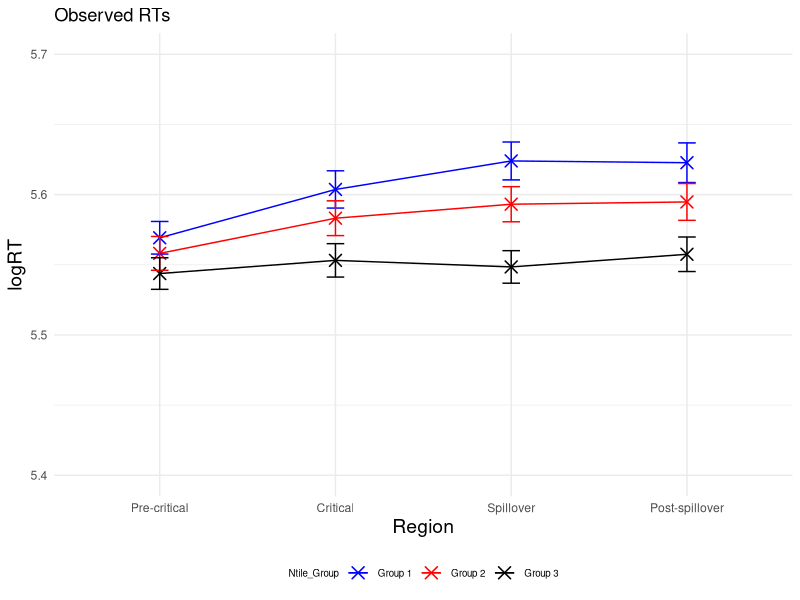
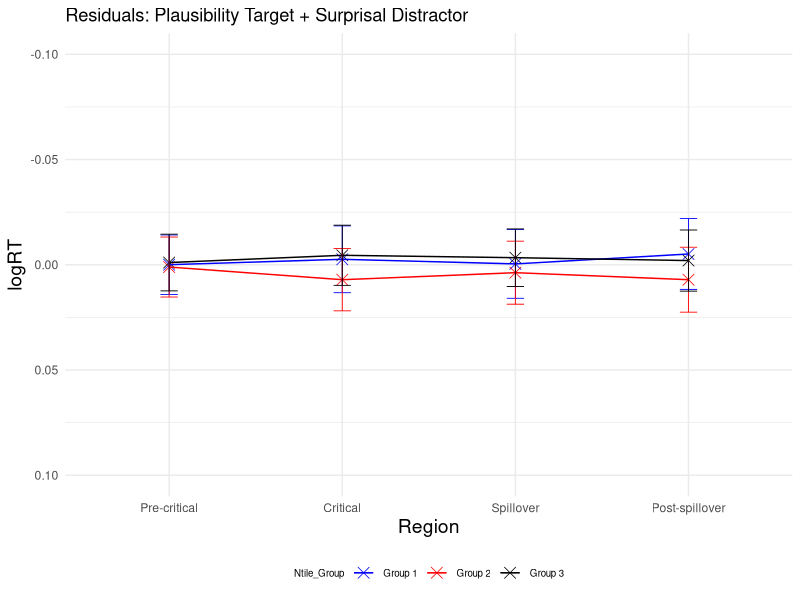
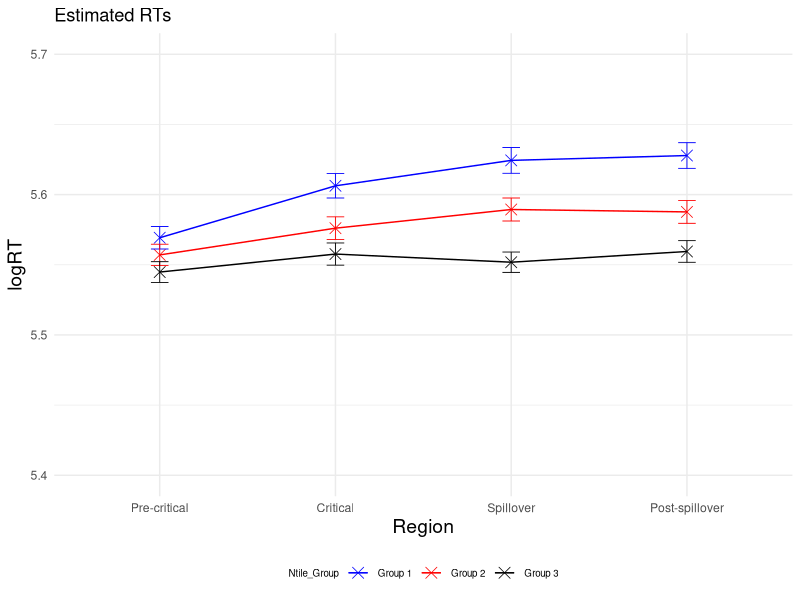
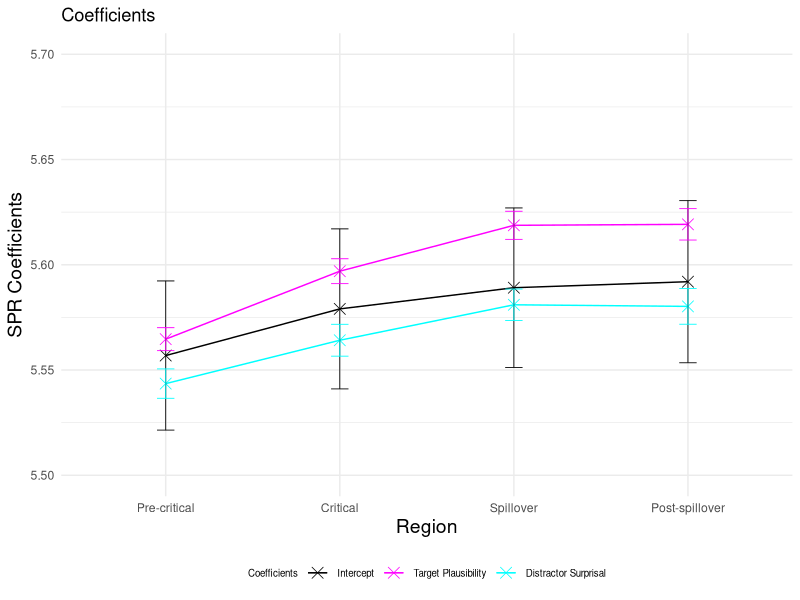
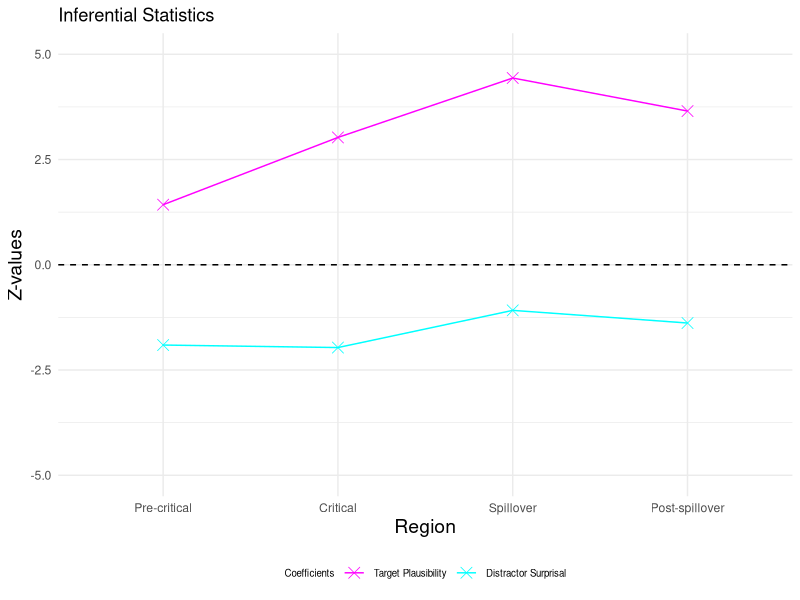
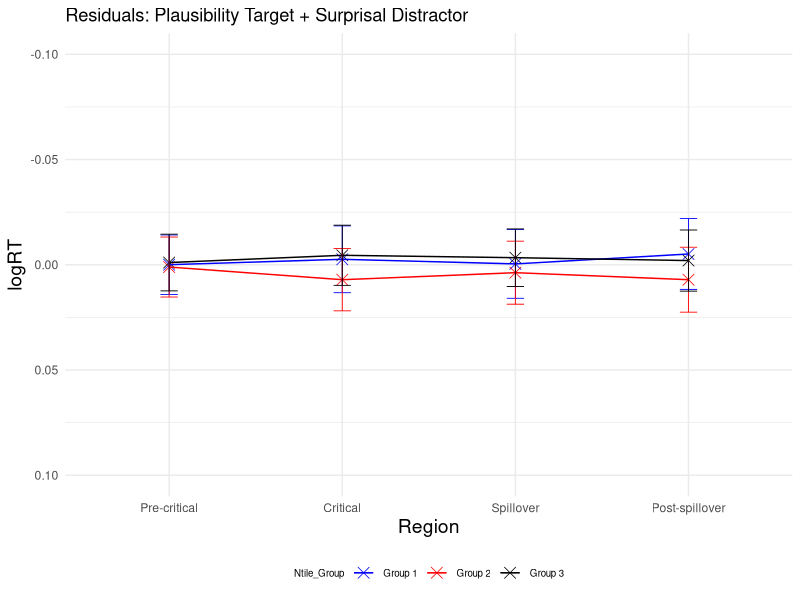
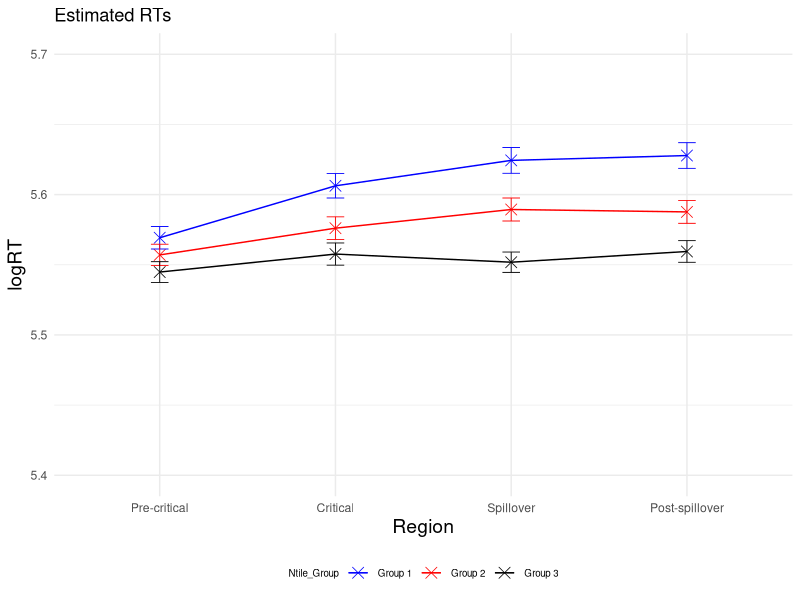
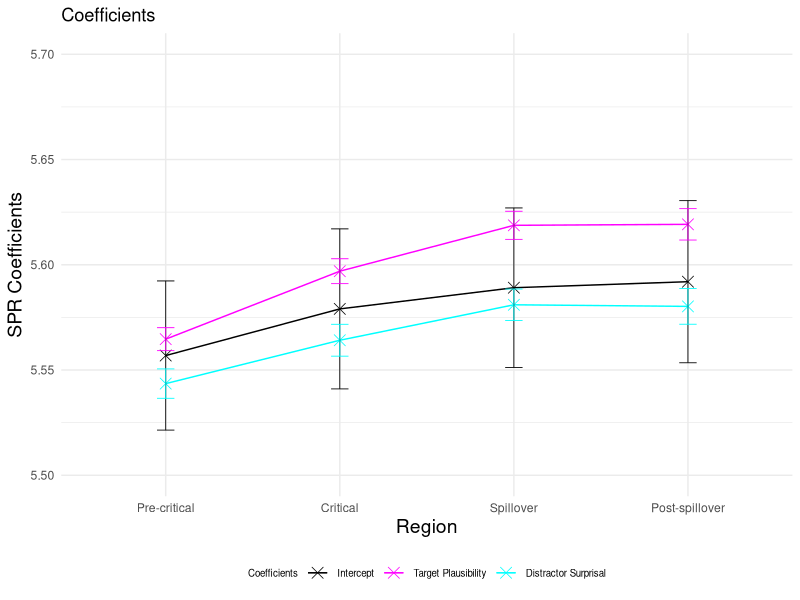

The R source for these figures, in order:
### LMER ###
# load lme4 package
library(lme4)
library(lmerTest)
library(dplyr)
library(ggplot2)

setwd("~/Downloads/Master_Thesis/3_SPR_Study/ntile_avg/")
GP6 <- read.csv("GP6SPR_processed.csv")

residuals <- data.frame(
  Region = character(0),
  Condition = character(0),
  Residual = numeric(0),
  SE_Residual = numeric(0)
)

logRT_estimated <- data.frame(
  Region = character(0),
  Condition = character(0),
  Estimated_logRT = numeric(0),
  SE_Estimated = numeric(0)
)

p_values <- data.frame(
  Region = character(0),
  p_value_plausibility_target = numeric(0),
  p_value_surprisal_distractor = numeric(0)
)

SPR_coefficients <- data.frame(
  Region = character(0),
  Estimate = character(0),
  Estimate_value = numeric(0),
  Estimate_error = numeric(0),
  Z_value = numeric(0)
)

regions <- c("Pre-critical", "Critical", "Spillover", "Post-spillover") 
conditions <- c("A", "B", "C")
ntile_groups <- c(1, 2, 3)

GP6$Ntile_Group <- ntile(GP6$Plaus_target_avg, 3)
#df<- GP6[, c("Condition", "Plaus_target_avg", "Ntile_Group")]

GP6$logRT <- log(GP6$ReadingTime)

averages <- GP6 %>%
  group_by(Region, Ntile_Group) %>%
  summarise(
    MeanReadingTime = mean(logRT, na.rm = TRUE), 
    SE = sd(logRT, na.rm = TRUE) / sqrt(n()))

averages <- averages %>% 
  filter(Region != "Pre-critical_2")
print(averages)

# Create a line plot with average log-transformed reading times
p <- ggplot(averages, aes(x = factor(Region, levels = c("Pre-critical", "Critical", "Spillover", "Post-spillover")), 
                          y = MeanReadingTime, color = as.factor(Ntile_Group), group = Ntile_Group)) + geom_point(shape = 4, size = 3.5, stroke = 0.8) + geom_line(linewidth=0.5) + ylim (5.4, 5.7)
p <- p + theme_minimal() + geom_errorbar(aes(ymin= MeanReadingTime-SE, ymax=MeanReadingTime+SE), width=.1, size=0.5) 
p <- p + scale_color_manual(name="Ntile_Group", labels=c("Group 1", "Group 2", "Group 3"), values=c("#0000FF", "#FF0000", "#000000"))
p <- p + theme(legend.position="bottom", legend.text=element_text(size=7), legend.title=element_text(size=7), axis.title.x = element_text(size = 14), axis.title.y = element_text(size = 14)) 
p <- p + labs(x="Region", y="logRT", title = "Observed RTs") 
p 

for (region in regions) 
{
  # Precritical region
  region_subset <- subset(GP6, Region == region)
  
  # standardise predictors
  region_subset$scaled_Plaus_per_region <- scale(region_subset$Plaus_target_avg)
  region_subset$scaled_Surprisaldist_per_region <- scale(region_subset$Surprisal_distractor)
  # invert predictor plausibility
  region_subset$inverted_scaled_Plaus_per_region <- (region_subset$scaled_Plaus_per_region) * (-1)
  #log transform reading times
  region_subset$logRT_per_region <- log(region_subset$ReadingTime)
  
  
  # define and run the linear mixed-effects regression model for the precritical region 
  model_per_region <- lmerTest::lmer(logRT_per_region ~ inverted_scaled_Plaus_per_region + scaled_Surprisaldist_per_region + 
                                       (1 + inverted_scaled_Plaus_per_region + scaled_Surprisaldist_per_region | Subject) + 
                                       (1 + inverted_scaled_Plaus_per_region + scaled_Surprisaldist_per_region | Item), data = region_subset)
  
  # print the summary of the model
  summary_per_region <- summary(model_per_region)
  print(summary_per_region)
  
  # calculate p-values
  p_values_per_region <- summary_per_region$coefficients[, "Pr(>|t|)"]
  new_row_p_value <- data.frame(Region = region, 
                                p_value_plausibility_target = p_values_per_region[2], 
                                p_value_surprisal_distractor = p_values_per_region[3])
  p_values <- rbind(p_values, new_row_p_value)
  
  # extract intercept and coefficients added to intercept
  coefficients_per_region <- summary_per_region$coefficients
  intercept <- coefficients_per_region["(Intercept)", 1]
  plaus_target_coeff <- coefficients_per_region["(Intercept)", 1] + coefficients_per_region["inverted_scaled_Plaus_per_region", 1]
  surprisal_distractor_coeff <- coefficients_per_region["(Intercept)", 1] + coefficients_per_region["scaled_Surprisaldist_per_region", 1]
  
  # add error bars for coefficients and intercept
  new_row_coefficient <- data.frame(Region = region, 
                                    Estimate = "Intercept", 
                                    Estimate_value = intercept, 
                                    Estimate_error = coefficients_per_region["(Intercept)", 2],
                                    Z_value = 0)
  SPR_coefficients <- rbind(SPR_coefficients, new_row_coefficient)
  
  new_row_coefficient <- data.frame(Region = region,
                                    Estimate = "Plausability",
                                    Estimate_value = plaus_target_coeff,
                                    Estimate_error = coefficients_per_region["inverted_scaled_Plaus_per_region", 2],
                                    Z_value = coefficients_per_region["inverted_scaled_Plaus_per_region", 1] / coefficients_per_region["inverted_scaled_Plaus_per_region", 2])
  SPR_coefficients <- rbind(SPR_coefficients, new_row_coefficient)
  
  new_row_coefficient <- data.frame(Region = region,
                                    Estimate = "Surprisal", 
                                    Estimate_value = surprisal_distractor_coeff, 
                                    Estimate_error = coefficients_per_region["scaled_Surprisaldist_per_region", 2],
                                    Z_value = coefficients_per_region["scaled_Surprisaldist_per_region", 1] / coefficients_per_region["scaled_Surprisaldist_per_region", 2])
  SPR_coefficients <- rbind(SPR_coefficients, new_row_coefficient)
  
  for (ntile_group in ntile_groups)
  {
    #####predict condition A, precritical#####
    region_per_condition <- subset(region_subset, Ntile_Group == ntile_group)
    region_per_condition$region_per_condition_Predicted <- predict(model_per_region, newdata = region_per_condition,  type = "response")
    
    # calculate residuals
    Residual_region_per_condition <- mean(region_per_condition$logRT_per_region) - mean(region_per_condition$region_per_condition_Predicted, na.rm = TRUE)
    
    # observed RT for condition A precritical
    region_per_condition_logRT_observed <- mean(region_per_condition$logRT_per_region)
    
    # estimated RT for condition A precritical
    region_per_condition_logRT_estimated <- mean(region_per_condition$region_per_condition_Predicted, na.rm = TRUE)
    
    # calculate standard error for residuals
    SE_residuals_region_per_condition <- sqrt(sd(region_per_condition$logRT, na.rm = TRUE)^2/length(region_per_condition$logRT) + sd(region_per_condition$region_per_condition_Predicted, na.rm = TRUE)^2/length(region_per_condition$region_per_condition_Predicted))
    
    new_row_residuals <- data.frame(Region = region, Ntile_Group = ntile_group, Residual = Residual_region_per_condition, SE_Residual = SE_residuals_region_per_condition)
    residuals <- rbind(residuals, new_row_residuals)
    
    # calculate standard error for logRT estimated
    SE_estimated_region_per_condition <- sd(region_per_condition$region_per_condition_Predicted, na.rm = TRUE) / sqrt(length(region_per_condition$region_per_condition_Predicted)) 
    
    new_row_logRT_estimated <- data.frame(Region = region, Ntile_Group = ntile_group, Estimated_logRT = region_per_condition_logRT_estimated, SE_Estimated = SE_estimated_region_per_condition)
    logRT_estimated <- rbind(logRT_estimated, new_row_logRT_estimated)
  }
}


# plot residuals
# Create a line plot 
p <- ggplot(residuals, aes(x = factor(Region, levels = c("Pre-critical", "Critical", "Spillover", "Post-spillover")), 
                           y = Residual, color = as.factor(Ntile_Group), group = Ntile_Group)) + geom_point(shape = 4, size = 3.5, stroke = 0.4) + geom_line(linewidth=0.5) + ylim (0.10, -0.10)
p <- p + theme_minimal() + geom_errorbar(aes(ymin=Residual-SE_Residual, ymax=Residual+SE_Residual), width=.1, size=0.3) 
p <- p + scale_color_manual(name="Ntile_Group", labels=c("Group 1", "Group 2", "Group 3"), values=c("#0000FF", "#FF0000", "#000000"))
p <- p + labs(x="Region", y="logRT", title = "Residuals: Plausibility Target + Surprisal Distractor") 
p <- p + theme(legend.position="bottom", legend.text=element_text(size=7), legend.title=element_text(size=7), axis.title.x = element_text(size = 14), axis.title.y = element_text(size = 14)) 
p 

ggsave("Residuals_Plot.pdf", p, width=4, height=4)


# plot estimated logRTs
# Create a line plot 
p <- ggplot(logRT_estimated, aes(x = factor(Region, levels = c("Pre-critical", "Critical", "Spillover", "Post-spillover")), 
                                 y = Estimated_logRT, color = as.factor(Ntile_Group), group = Ntile_Group)) + geom_point(shape = 4, size = 3.5, stroke = 0.4) + geom_line(linewidth=0.5) + ylim (5.4, 5.7)
p <- p + theme_minimal() + geom_errorbar(aes(ymin=Estimated_logRT-SE_Estimated, ymax=Estimated_logRT+SE_Estimated), width=.1, size=0.3) 
p <- p + scale_color_manual(name="Ntile_Group", labels=c("Group 1", "Group 2", "Group 3"), values=c("#0000FF", "#FF0000", "#000000"))
p <- p + labs(x="Region", y="logRT", title = "Estimated RTs") 
p <- p + theme(legend.position="bottom", legend.text=element_text(size=7), legend.title=element_text(size=7), axis.title.x = element_text(size = 14), axis.title.y = element_text(size = 14)) 
p 
ggsave("Estimated_RTs_Plot.pdf", p, width=4, height=4)


# plot intercept and coefficients added to intercept
p <- ggplot(SPR_coefficients, aes(x = factor(Region, levels = c("Pre-critical", "Critical", "Spillover", "Post-spillover")), 
                                  y = Estimate_value, color = Estimate, group = Estimate)) + geom_point(shape = 4, size = 3.5, stroke = 0.4) + geom_line(linewidth=0.5) + ylim (5.5, 5.7)
p <- p + theme_minimal() + geom_errorbar(aes(ymin=Estimate_value-Estimate_error, ymax=Estimate_value+Estimate_error), width=.1, size=0.3) 
p <- p + scale_color_manual(name="Coefficients", labels=c("Intercept", "Target Plausibility", "Distractor Surprisal"), values=c("#000000", "#FF00FF", "#00FFFF"))
p <- p + labs(x="Region", y="SPR Coefficients", title = "Coefficients") 
p <- p + theme(legend.position="bottom", legend.text=element_text(size=7), legend.title=element_text(size=7), axis.title.x = element_text(size = 14), axis.title.y = element_text(size = 14)) 
p 
ggsave("Intercept_Coefficients_Plot.pdf", p, width=4, height=4)


# plot effect sizes (z-vaues)
Effect_sizes <- subset(SPR_coefficients, Estimate != 'Intercept')

p <- ggplot(Effect_sizes, aes(x = factor(Region, levels = c("Pre-critical", "Critical", "Spillover", "Post-spillover")), 
                              y = Z_value, color = Estimate, group = Estimate)) + geom_point(shape = 4, size = 3.5, stroke = 0.4) + geom_line(linewidth=0.5) + ylim (-5, 5)
p <- p + geom_hline(yintercept=0, linetype=2)
p <- p + theme_minimal()
p <- p + scale_color_manual(name="Coefficients", labels=c( "Target Plausibility", "Distractor Surprisal"), values=c("#FF00FF", "#00FFFF"))
p <- p + labs(x="Region", y="Z-values", title = "Inferential Statistics") 
p <- p + theme(legend.position="bottom", legend.text=element_text(size=7), legend.title=element_text(size=7), axis.title.x = element_text(size = 14), axis.title.y = element_text(size = 14)) 
p 
ggsave("Z_values_Plot.pdf", p, width=4, height=4)
